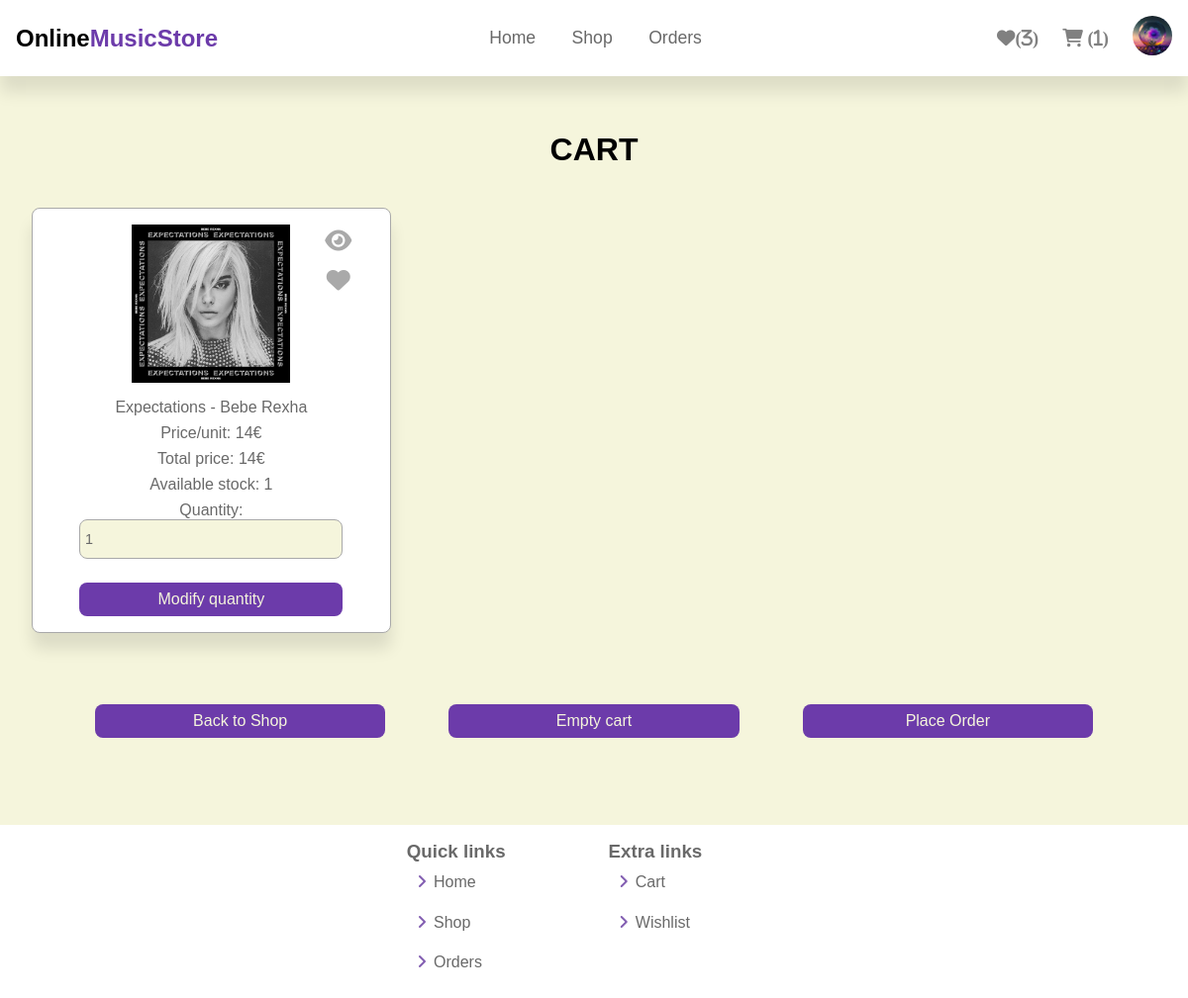
/php/cart-page.php (signed in), run on the app's committed database.
### tables this page shows
CREATE TABLE `users` (
  `id` int(11) NOT NULL,
  `username` varchar(100) NOT NULL,
  `email` varchar(100) NOT NULL,
  `password` varchar(500) NOT NULL,
  `profile_picture` varchar(300) NOT NULL,
  `user_type` varchar(10) NOT NULL DEFAULT 'user'
);

CREATE TABLE `cart` (
  `id` int(11) NOT NULL,
  `user_id` int(11) NOT NULL,
  `product_id` int(11) NOT NULL,
  `quantity` int(11) NOT NULL DEFAULT 1
);

CREATE TABLE `products` (
  `id` int(11) NOT NULL,
  `title` varchar(200) NOT NULL,
  `artist` varchar(200) NOT NULL,
  `category` varchar(100) NOT NULL,
  `genre_list` varchar(300) NOT NULL,
  `tracklist` varchar(500) NOT NULL,
  `release_date` varchar(20) NOT NULL,
  `price` float NOT NULL,
  `stock` int(11) NOT NULL,
  `cover` varchar(300) NOT NULL
);

### php/cart-page.php (the view, shortened to what this page needs)
<?php
    if (isset($_SESSION['user_id'])) $user_id = $_SESSION['user_id'];
    else $user_id = 53;
?>
<!DOCTYPE html>
<html>
    <head>
        <link rel="stylesheet" href="https://cdnjs.cloudflare.com/ajax/libs/font-awesome/6.0.0-beta3/css/all.min.css">
        <link rel="stylesheet" href="../css/styles.css">
    </head>
    <body>
        <?php
            if($user_id != 53) {
                include 'header-logged-in.php';
            }
            else include 'header-not-logged-in.php';
        ?>
        <section class="cart">
            <h1 class="title">Cart</h1>
            <div class="box-container">
                <?php
                    $select = "SELECT c.quantity, p.id, p.title, p.artist, p.price, p.stock, p.cover FROM cart AS c JOIN products p ON c.product_id = p.id WHERE user_id = ?";
                    $select_stmt = mysqli_prepare($conn, $select);
                    mysqli_stmt_bind_param($select_stmt, 'i', $user_id);
                    mysqli_stmt_execute($select_stmt);
                    $res = mysqli_stmt_get_result($select_stmt);
                    if(mysqli_num_rows($res) > 0) {
                        while($product = mysqli_fetch_assoc($res)) {
                ?>
                <div class="box-subcontainer">
                    <div class="icons">
                        <a href="product-page.php?title=<?php echo $product['title']; ?>&artist=<?php echo $product['artist']; ?>" class="fas fa-eye"></a>
                        <?php
                            if($user_id != 53) {
                                echo '<i class="fa-solid fa-heart" data-user-id='.$user_id.' data-product-id='.$product['id'].'></i>';
                            }
                        ?>
                    </div>
                    <img src="../covers/<?php echo $product['cover']; ?>" alt="">
                    <p><?php echo $product['title']; ?> - <?php echo $product['artist'];?></p>
                    <p>Price/unit: <?php echo $product['price']; ?>€</p>
                    <p class="subtotal" data-subtotal="<?php echo $product['price'] * $product['quantity']; ?>">Total price: <?php echo $product['price'] * $product['quantity']; ?>€</p>
                    <p>Available stock: <?php echo $product['stock']; ?></p>
                    <form action="cart-page.php" method="POST" class="cart-form">
                        <label for="quantity">Quantity:</label>
                        <input type="number" name="quantity" min="0" class="box" placeholder="Enter quantity" value="<?php echo $product['quantity']; ?>">
                        <div class="buttons">
                            <input type="submit" name="modify_quantity" class="btn" value="Modify quantity">
                        </div>
                    </form>
                </div>
                <?php
                        }
                ?>
            </div>
            <div class="flex-btns">
                <form action="cart-page.php" method="POST">
                    <input type="submit" name="back" class="btn" value="Back to Shop">
                    <input type="submit" name="empty_cart" class="btn" value="Empty cart">
                    <input type="submit" name="place_order" class="btn place-order" value="Place Order">
                </form>
            </div>
            <?php
                }
            ?>
        </section>
        <?php include 'footer.php'; ?>
    </body>
</html>

### php/header-logged-in.php (shortened to what this page needs)
<?php
    if($user_id != 53){
        $select = "SELECT * FROM wishlist WHERE user_id = ?";
        $select_stmt = mysqli_prepare($conn, $select);
        mysqli_stmt_bind_param($select_stmt, 'i', $user_id);
        mysqli_stmt_execute($select_stmt);
        $res = mysqli_stmt_get_result($select_stmt);
        $favorites_count = mysqli_num_rows($res);
    }
?>
<header class="header">
    <div class="flex">
        <a href="http://localhost/OnlineMusicStore/php/home-page.php" class="logo">Online<span>MusicStore</span></a>
        <nav class="navbar">
            <a href="home-page.php">Home</a>
            <a href="http://localhost/OnlineMusicStore/php/shop-page.php">Shop</a>
            <a href="#">Orders</a>
        </nav>
        <div class="icons">
            <?php
                if($user_id != 53){
                    echo '<a href="http://localhost/OnlineMusicStore/php/favorites-page.php" class="fa-solid fa-heart">';
                    if($favorites_count > 0) echo '('.$favorites_count.')';
                    echo '</a>';
                }
            ?>
            <?php
                $select = "SELECT * FROM cart WHERE user_id = ?";
                $select_stmt = mysqli_prepare($conn, $select);
                mysqli_stmt_bind_param($select_stmt, 'i', $user_id);
                mysqli_stmt_execute($select_stmt);
                $res = mysqli_stmt_get_result($select_stmt);
                $cart_count = mysqli_num_rows($res);
            ?>
            <a href="http://localhost/OnlineMusicStore/php/cart-page.php" class="fas fa-shopping-cart">
                <?php
                    if($cart_count > 0) echo '('.$cart_count.')';
                ?>
            </a>
            <div id="user-btn" class="profile-picture">
                <?php
                    if($user_id != 53) {
                        $select = "SELECT * FROM users WHERE id = ?";
                        $select_stmt = mysqli_prepare($conn, $select);
                        mysqli_stmt_bind_param($select_stmt, 'i', $user_id);
                        mysqli_stmt_execute($select_stmt);
                        $res = mysqli_stmt_get_result($select_stmt);
                        $user = mysqli_fetch_assoc($res);
                        echo '<img src="../pictures/'.$user['profile_picture'].'" alt="">
                            </div>
                        </div>
                        <div class="profile">
                        <img src="../pictures/'.$user['profile_picture'].'" alt="">
                        <p>'.$user['username'].'</p>
                        <a href="http://localhost/OnlineMusicStore/php/user-update-profile.php" class="btn">Update profile</a>
                        <a href="logout.php" class="delete-btn">Logout</a>
                        </div>';
                    }
                ?>
    </div>
</header>

### css/styles.css (style rules this page uses)
* { font-family: 'Rubik', sans-serif; margin: 0; padding: 0; box-sizing: border-box; outline: none; border: none; text-decoration: none; color:darkgrey; }
html { overflow-x: hidden; scroll-behavior: smooth; scroll-padding-top: 6.5rem; text-align: center; }
body { background-color:beige; }
section { padding: 3rem 2rem; max-width: 1200px; margin:0 auto; }
.btn, .delete-btn { width: 65%; display: block; margin-top: 1rem; border-radius: 0.5rem; color: beige; font-size: 1rem; padding: 0.5rem 0.5rem; cursor: pointer; justify-self: center; }
.btn { background-color: rgb(108,59,170); }
.title { font-size: 2rem; color:black; margin-top: 0.5rem; text-transform: uppercase; }
.box { width: 100%; height: 2.5rem; font-size: 0.9rem; margin-bottom: 0.5rem; border-radius: 0.5rem; border: 0.1rem solid darkgrey; padding: 0.3rem 0.3rem; color: dimgray; background-color: beige; }
.header { background: white; position: sticky; z-index: 1000; top: 0; left: 0; right: 0; box-shadow: 0 1rem 1rem rgba(0,0,0,.1); }
.header .flex { display: flex; align-items: center; justify-content: space-between; padding: 1rem; margin: 0 auto; position: relative; }
.header .flex .logo { font-size: 1.5rem; font-weight: bold; color: black; }
.header .flex .logo span { font-size: 1.5rem; color: rgb(108,59,170); }
.header .flex .navbar a { margin: 0 1rem; font-size: 1.1rem; color: dimgray; }
.header .flex .icons { display: flex; align-items: center; justify-content: space-between; }
.header .flex .icons > * { cursor: pointer; margin-left: 1.5rem; color: gray; font-size: 1.15rem; }
.header .flex .icons .profile-picture img { border-radius: 50%; height: 2.5rem; width: 2.5rem; object-fit: cover; }
.box-container { margin-top: 2.5rem; display: grid; grid-template-columns: repeat(auto-fill, minmax(20rem, 1fr)); gap: 1.5rem; align-items: stretch; }
.box-subcontainer { padding: 1rem; border: 0.1rem solid darkgrey; box-shadow: 0 1rem 1rem rgba(0, 0, 0, 0.1); border-radius: 0.5rem; background-color: white; box-sizing: border-box; display: flex; justify-content: center; align-items: center; flex-direction: column; position: relative; }
.box-container p { color: dimgray; margin-top: 0.5rem; }
.box-container .box-subcontainer p { color: dimgray; }
.buttons { display: flex; justify-content: center; align-items: center; flex-direction: column; }
.buttons > * { margin-left: 0.2rem; margin-right: 0.2rem; width: 100%; }
.show-products .box-container .box-subcontainer img, .latest-products .box-container .box-subcontainer img, .favorites .box-container .box-subcontainer img, .shop .box-container .box-subcontainer img, .cart .box-container .box-subcontainer img { height: 10rem; width: 10rem; object-fit: cover; margin-bottom: 0.5rem; }
.box-container .box-subcontainer .icons { position: absolute; color: dimgray; border-radius: 0.5rem; height: 4.5rem; width: 4.5rem; top: 1rem; right: 1rem; font-size: 1.5rem; display: flex; align-items: center; justify-content: center; flex-direction: column; }
.box-container .box-subcontainer .icons > * { margin-top: 0.5rem; margin-bottom: 0.5rem; }
.cart form { margin-top: 0.5rem; }
.cart form label { color: dimgray; }
.cart .flex-btns { display: flex; align-items: center; justify-content: center; flex-direction: row; }
.cart .flex-btns form { display: flex; align-items: center; justify-content: center; flex-direction: row; width: 100%; }
.cart .flex-btns form > * { margin-left: 2rem; margin-right: 2rem; }
.cart .flex-btns > * { margin-left: 2rem; margin-right: 2rem; }
.place-order { display: flex; align-items: center; justify-content: center; flex-direction: column; }

### data on the page
users: profile_picture (picture)
cart: product.cover (picture), product.title "Expectations", product.artist "Bebe Rexha", product.price "14", $product['price']*$product['quantity'] "14", product.stock "1", quantity "1"

### other printed values
$favorites_count "3"
$cart_count "1"
